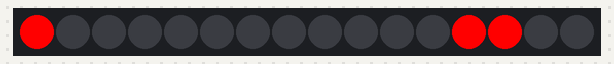
A sketch run on a simulated Arduino Uno, built with avr-gcc and run on an emulated ATmega328P. On the bench: 16 RGB LEDs in strip order, left to right.

Above: at 0.6 s.
At 1.6 s:
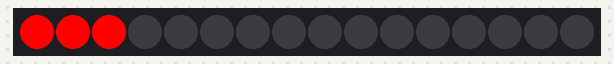
At 2.6 s:
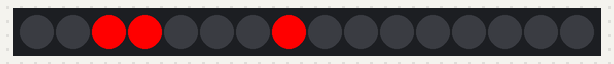
At 4.6 s:
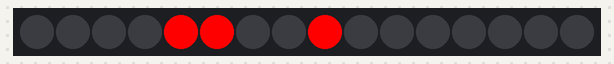
At 6.6 s:
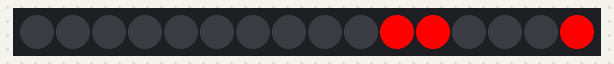
At 9.1 s:
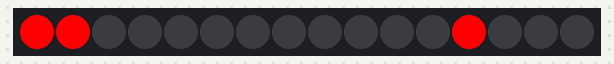

Measured:
- by itself, everything shown: repeats every 8.0 s, in 16 steps
- what the display in image 0 shows lasts 0.5 s, from 0.5 s to 1.0 s

The sketch:

Snake_4x4.ino
```cpp
#include <Adafruit_NeoPixel.h>         // Include Adafruit NeoPixel library
#define PIN            8                // LED on digital pin 6
#define NUMLEDS        16                 // Use total of 1 LED

Adafruit_NeoPixel leds = Adafruit_NeoPixel(NUMLEDS, PIN, NEO_GRB + NEO_KHZ800);

int Snake4_4[16] = {0,1,2,3,7,6,5,4,8,9,10,11,15,14,13,12};
int i = 0;

void setup() {

  leds.begin(); // Initialize 'leds' object
  off();        // Turn off all leds
  leds.show();  // Comit changes to leds
  delay(500);
}

void loop() {

  int previous = i-1;
  int previous2 = i-2;

  if (previous < 0) previous+=16;
  if (previous2 < 0) previous2+=16;

  leds.setPixelColor(Snake4_4[i], leds.Color(255, 0, 0));
  leds.setPixelColor(Snake4_4[previous], leds.Color(255, 0, 0));
  leds.setPixelColor(Snake4_4[previous2], leds.Color(255, 0, 0));
  leds.show();
  leds.setPixelColor(Snake4_4[i], leds.Color(0, 0, 0));
  leds.setPixelColor(Snake4_4[previous], leds.Color(0, 0, 0));
  leds.setPixelColor(Snake4_4[previous2], leds.Color(0, 0, 0));
  delay(500);
  i = (i+1)%16;
  }

//Function to turn down all leds
void off(){
  for (int i=0; i<NUMLEDS;i++)leds.setPixelColor(i, leds.Color(0, 0, 0));
  leds.show();
}
```
